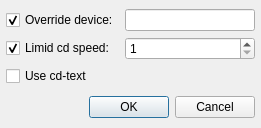
<ui version="4.0" >
 <class>SettingsDialog</class>
 <widget class="QDialog" name="SettingsDialog" >
  <property name="geometry" >
   <rect>
    <x>0</x>
    <y>0</y>
    <width>261</width>
    <height>128</height>
   </rect>
  </property>
  <property name="windowTitle" >
   <string>CD Audio Plugin Settings</string>
  </property>
  <layout class="QGridLayout" name="gridLayout" >
   <property name="leftMargin" >
    <number>6</number>
   </property>
   <property name="topMargin" >
    <number>9</number>
   </property>
   <property name="rightMargin" >
    <number>6</number>
   </property>
   <property name="bottomMargin" >
    <number>6</number>
   </property>
   <item row="0" column="0" >
    <widget class="QCheckBox" name="deviceCheckBox" >
     <property name="text" >
      <string>Override device:</string>
     </property>
     <property name="checked" >
      <bool>true</bool>
     </property>
    </widget>
   </item>
   <item row="0" column="1" >
    <widget class="QLineEdit" name="deviceLineEdit" />
   </item>
   <item row="1" column="0" >
    <widget class="QCheckBox" name="speedCheckBox" >
     <property name="text" >
      <string>Limid cd speed:</string>
     </property>
     <property name="checked" >
      <bool>true</bool>
     </property>
    </widget>
   </item>
   <item row="1" column="1" >
    <widget class="QSpinBox" name="speedSpinBox" >
     <property name="minimum" >
      <number>1</number>
     </property>
     <property name="maximum" >
      <number>48</number>
     </property>
    </widget>
   </item>
   <item row="2" column="0" >
    <widget class="QCheckBox" name="cdtextCheckBox" >
     <property name="text" >
      <string>Use cd-text</string>
     </property>
    </widget>
   </item>
   <item row="3" column="0" colspan="2" >
    <layout class="QHBoxLayout" name="horizontalLayout" >
     <item>
      <spacer>
       <property name="orientation" >
        <enum>Qt::Horizontal</enum>
       </property>
       <property name="sizeHint" stdset="0" >
        <size>
         <width>144</width>
         <height>30</height>
        </size>
       </property>
      </spacer>
     </item>
     <item>
      <widget class="QDialogButtonBox" name="buttonBox" >
       <property name="standardButtons" >
        <set>QDialogButtonBox::Cancel|QDialogButtonBox::Ok</set>
       </property>
      </widget>
     </item>
    </layout>
   </item>
  </layout>
 </widget>
 <resources/>
 <connections>
  <connection>
   <sender>buttonBox</sender>
   <signal>accepted()</signal>
   <receiver>SettingsDialog</receiver>
   <slot>accept()</slot>
   <hints>
    <hint type="sourcelabel" >
     <x>253</x>
     <y>118</y>
    </hint>
    <hint type="destinationlabel" >
     <x>95</x>
     <y>53</y>
    </hint>
   </hints>
  </connection>
  <connection>
   <sender>buttonBox</sender>
   <signal>rejected()</signal>
   <receiver>SettingsDialog</receiver>
   <slot>reject()</slot>
   <hints>
    <hint type="sourcelabel" >
     <x>253</x>
     <y>118</y>
    </hint>
    <hint type="destinationlabel" >
     <x>130</x>
     <y>63</y>
    </hint>
   </hints>
  </connection>
  <connection>
   <sender>deviceCheckBox</sender>
   <signal>toggled(bool)</signal>
   <receiver>deviceLineEdit</receiver>
   <slot>setEnabled(bool)</slot>
   <hints>
    <hint type="sourcelabel" >
     <x>84</x>
     <y>17</y>
    </hint>
    <hint type="destinationlabel" >
     <x>151</x>
     <y>17</y>
    </hint>
   </hints>
  </connection>
  <connection>
   <sender>speedCheckBox</sender>
   <signal>toggled(bool)</signal>
   <receiver>speedSpinBox</receiver>
   <slot>setEnabled(bool)</slot>
   <hints>
    <hint type="sourcelabel" >
     <x>99</x>
     <y>42</y>
    </hint>
    <hint type="destinationlabel" >
     <x>134</x>
     <y>45</y>
    </hint>
   </hints>
  </connection>
 </connections>
</ui>
